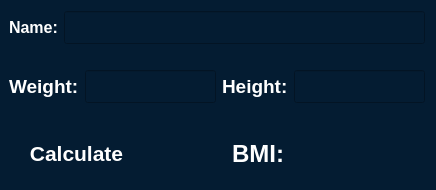
<?xml version="1.0" encoding="UTF-8"?>
<ui version="4.0">
 <class>BMI</class>
 <widget class="QWidget" name="BMI">
  <property name="geometry">
   <rect>
    <x>0</x>
    <y>0</y>
    <width>436</width>
    <height>190</height>
   </rect>
  </property>
  <property name="windowTitle">
   <string>BMI</string>
  </property>
  <property name="windowIcon">
   <iconset>
    <normaloff>03.jpg</normaloff>03.jpg</iconset>
  </property>
  <property name="styleSheet">
   <string notr="true">QWidget{
	background-color: rgb(4, 28, 50);
	color: rgb(255, 255, 255);
}</string>
  </property>
  <layout class="QVBoxLayout" name="verticalLayout" stretch="3,0,3,0,1">
   <property name="leftMargin">
    <number>9</number>
   </property>
   <item>
    <layout class="QHBoxLayout" name="horizontalLayout">
     <item>
      <widget class="QLabel" name="label">
       <property name="font">
        <font>
         <pointsize>12</pointsize>
         <bold>true</bold>
        </font>
       </property>
       <property name="text">
        <string>Name:</string>
       </property>
      </widget>
     </item>
     <item>
      <widget class="QLineEdit" name="lineEdit_name">
       <property name="font">
        <font>
         <pointsize>16</pointsize>
         <bold>true</bold>
        </font>
       </property>
      </widget>
     </item>
    </layout>
   </item>
   <item>
    <spacer name="verticalSpacer">
     <property name="orientation">
      <enum>Qt::Vertical</enum>
     </property>
     <property name="sizeType">
      <enum>QSizePolicy::Fixed</enum>
     </property>
     <property name="sizeHint" stdset="0">
      <size>
       <width>20</width>
       <height>20</height>
      </size>
     </property>
    </spacer>
   </item>
   <item>
    <layout class="QHBoxLayout" name="horizontalLayout_2">
     <item>
      <widget class="QLabel" name="label_2">
       <property name="font">
        <font>
         <pointsize>14</pointsize>
         <bold>true</bold>
        </font>
       </property>
       <property name="text">
        <string>Weight:</string>
       </property>
      </widget>
     </item>
     <item>
      <widget class="QLineEdit" name="lineEdit_2_weight">
       <property name="font">
        <font>
         <pointsize>16</pointsize>
         <bold>true</bold>
        </font>
       </property>
      </widget>
     </item>
     <item>
      <widget class="QLabel" name="label_3">
       <property name="font">
        <font>
         <pointsize>14</pointsize>
         <bold>true</bold>
        </font>
       </property>
       <property name="text">
        <string>Height:</string>
       </property>
      </widget>
     </item>
     <item>
      <widget class="QLineEdit" name="lineEdit_3_height">
       <property name="font">
        <font>
         <pointsize>16</pointsize>
         <bold>true</bold>
        </font>
       </property>
      </widget>
     </item>
    </layout>
   </item>
   <item>
    <spacer name="verticalSpacer_2">
     <property name="font">
      <font>
       <bold>true</bold>
      </font>
     </property>
     <property name="orientation">
      <enum>Qt::Vertical</enum>
     </property>
     <property name="sizeType">
      <enum>QSizePolicy::Fixed</enum>
     </property>
     <property name="sizeHint" stdset="0">
      <size>
       <width>20</width>
       <height>20</height>
      </size>
     </property>
    </spacer>
   </item>
   <item>
    <layout class="QHBoxLayout" name="horizontalLayout_3">
     <item>
      <widget class="QPushButton" name="btn_calc">
       <property name="font">
        <font>
         <pointsize>16</pointsize>
         <bold>true</bold>
        </font>
       </property>
       <property name="text">
        <string>Calculate</string>
       </property>
       <property name="autoDefault">
        <bool>false</bool>
       </property>
       <property name="default">
        <bool>false</bool>
       </property>
       <property name="flat">
        <bool>true</bool>
       </property>
      </widget>
     </item>
     <item>
      <widget class="QLabel" name="label_4">
       <property name="font">
        <font>
         <pointsize>18</pointsize>
         <bold>true</bold>
        </font>
       </property>
       <property name="text">
        <string>BMI:</string>
       </property>
       <property name="alignment">
        <set>Qt::AlignRight|Qt::AlignTrailing|Qt::AlignVCenter</set>
       </property>
      </widget>
     </item>
     <item>
      <widget class="QLabel" name="label_bmi">
       <property name="font">
        <font>
         <pointsize>18</pointsize>
         <bold>true</bold>
        </font>
       </property>
       <property name="text">
        <string/>
       </property>
      </widget>
     </item>
    </layout>
   </item>
  </layout>
 </widget>
 <resources/>
 <connections/>
</ui>
